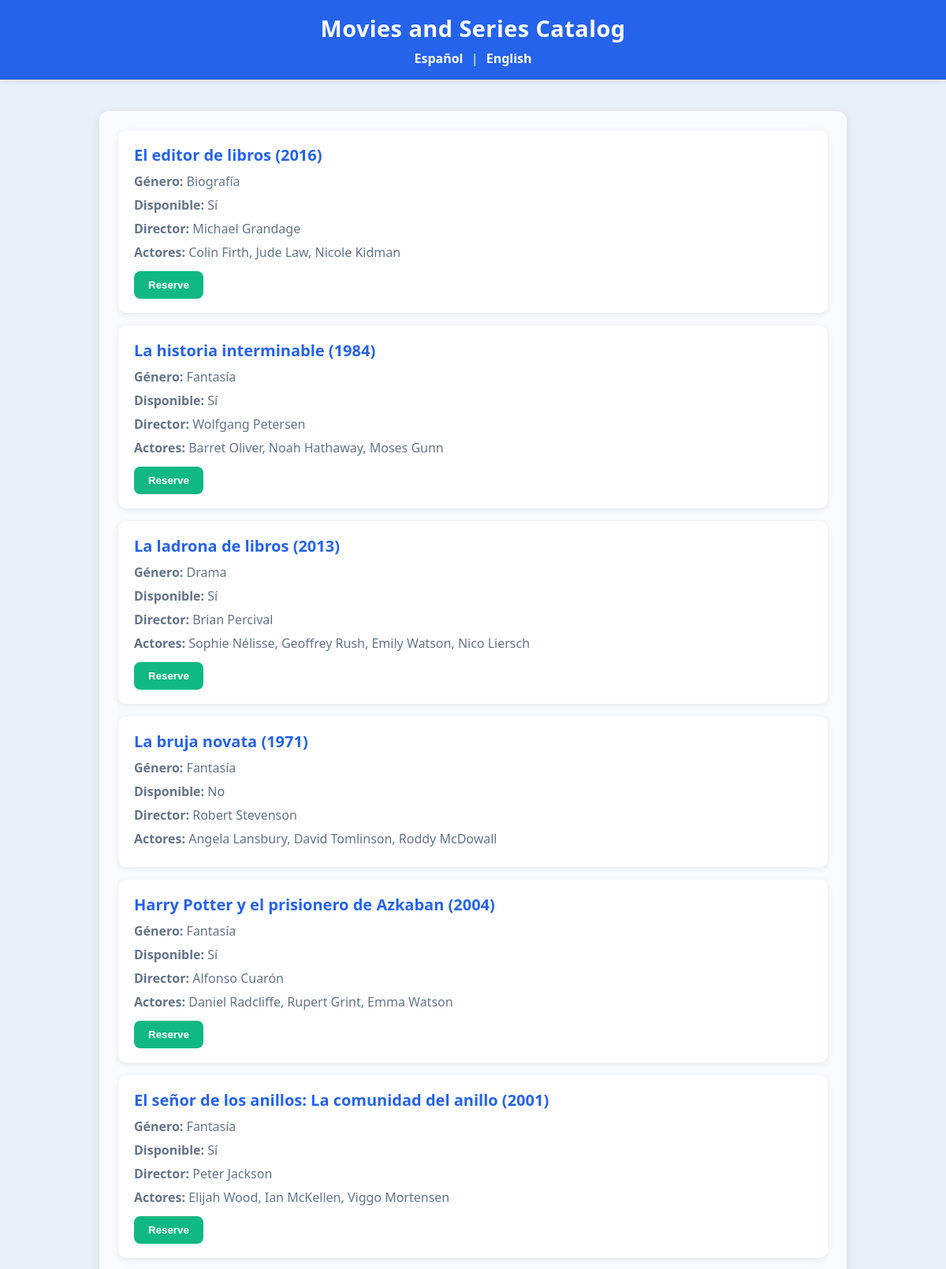
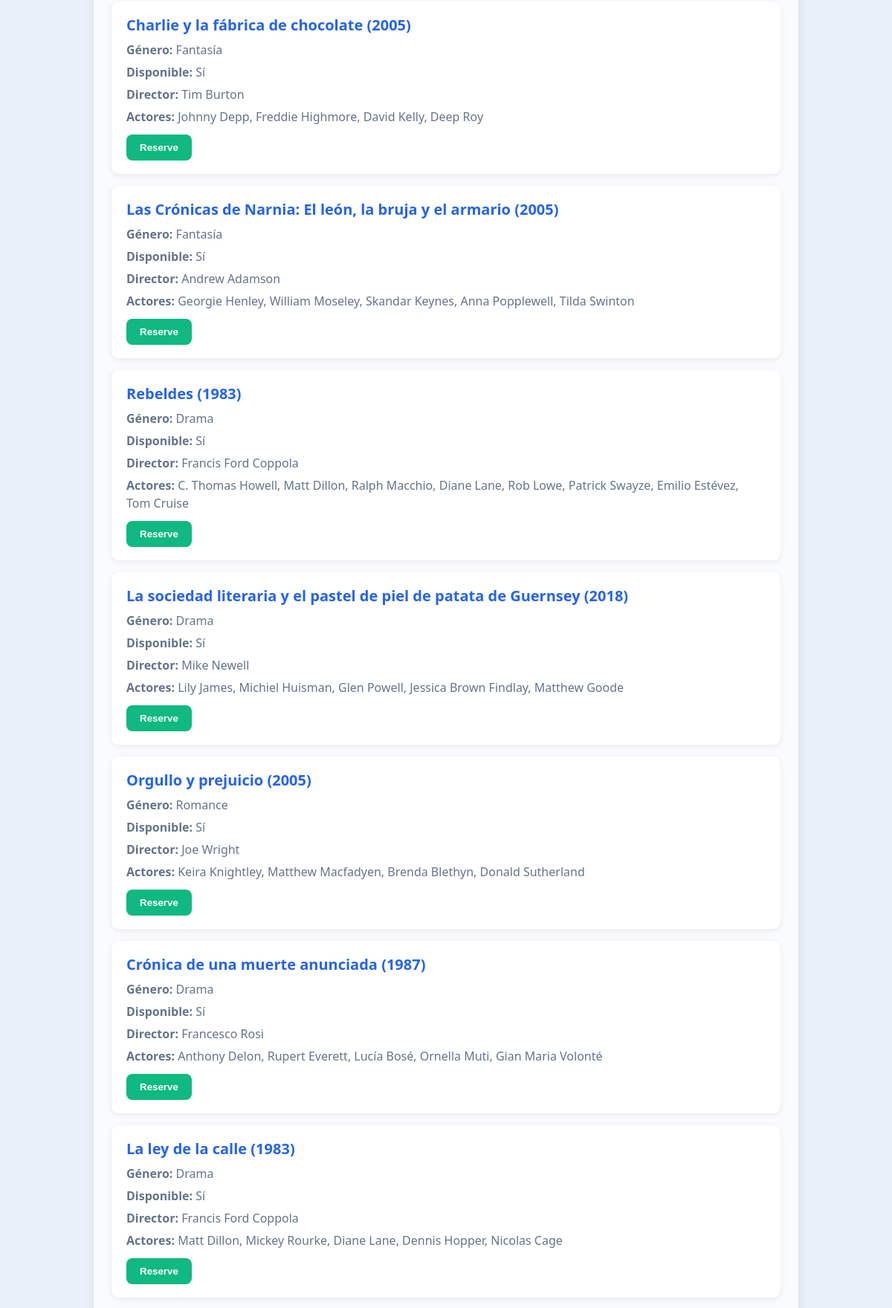
The page /peliculas_final/catalogo.php?lang=en (signed in, upper part) on the database its author committed (2 pictures, top to bottom).
### tables this page shows
CREATE TABLE `peliculas` (
  `ID` int(11) NOT NULL,
  `Titulo` varchar(255) NOT NULL,
  `AÑO_ESTRENO` date NOT NULL,
  `DIRECTOR` varchar(255) NOT NULL,
  `ACTORES` varchar(255) NOT NULL,
  `GENERO` varchar(255) NOT NULL,
  `TIPO_ADAPTACION` varchar(255) NOT NULL,
  `ADAPTACION_ID` int(11) DEFAULT NULL,
  `DISPONIBLE` tinyint(1) DEFAULT 1
);

### peliculas_final/obtener_peliculas.php (called while the page is built)
<?php
function obtenerPeliculas($conexion) {
    $sql = "SELECT * FROM Peliculas";
    $resultado = $conexion->query($sql);
    $peliculas = [];
    if ($resultado) {
        while ($fila = $resultado->fetch_assoc()) {
            $peliculas[] = $fila;
        }
    }
    return $peliculas;
}
?>

### peliculas_final/catalogo.php (the view, shortened to what this page needs)
<?php
include "internacionalizacion.php";
include "conexion_db.php";
include "obtener_peliculas.php";
$producto_tipo = $_SESSION['producto_tipo'] ?? "pelicula";
$genero_filtro = $_SESSION['genero'] ?? "";
$anio_filtro = $_SESSION['anio'] ?? "";
$director_filtro = $_SESSION['director'] ?? "";
$titulo_filtro = $_SESSION['titulo'] ?? "";
class Producto {
    public $titulo;
    public $genero;
    public $anio;
    public $disponible;
    public function __construct($titulo, $genero, $anio, $disponible, $id = null) {
        $this->titulo = $titulo;
        $this->genero = $genero;
        $this->anio = $anio;
        $this->disponible = $disponible;
    }
    public function mostrarInfo() {
        return "<h2>" . $this->titulo . " (" . $this->anio . ")</h2>
                <p><strong>Género:</strong> " . $this->genero . "</p>
                <p><strong>Disponible:</strong> " . ($this->disponible ? "Sí" : "No") . "</p>";
    }
}
class pelicula extends Producto {
    public $director;
    public $actores;
    public function __construct($titulo, $director, $actores, $anio, $genero, $disponible, $id = null){
        $this->director = $director;
        $this->actores = $actores;
    }
    public function mostrarInfo(){
        return Producto::mostrarInfo() .
               "<p><strong>Director:</strong> " . $this->director . "</p>" .
               "<p><strong>Actores:</strong> " . $this->actores . "</p>";
    }
}
if (!isset($_SESSION['peliculas_catalogo'])) {
    $datos = obtenerPeliculas($conexion);
}
?>
<!DOCTYPE html>
<html>
<head>
</head>
<body>
<header>
    <h1><?php
    if($producto_tipo === "libro"){
        echo $traducciones["tituloCatalogoLibros"];
    } else {
        echo $traducciones["tituloCatalogoPeliculasYseries"];
    }
    ?></h1>
    <div class="lang-selector">
        <a href="?lang=es">Español</a> |
        <a href="?lang=en">English</a>
    </div>
</header>
<div class="container">
    <?php
        $contador_resultados = 0;
        if ($producto_tipo === "libro") {
            foreach ($_SESSION['libros_catalogo'] ?? [] as $libro) {
                if (($genero_filtro === "" || $libro->genero === $genero_filtro) &&
                    ($anio_filtro === "" || $libro->anio == $anio_filtro) &&
                    ($director_filtro === "" || stripos($libro->autor_nombre, $director_filtro) !== false) &&
                    ($titulo_filtro === "" || stripos($libro->titulo, $titulo_filtro) !== false)) {
                    echo "<div class='pelicula'>";
                    echo $libro->mostrarInfo();
                    if ($libro->disponible) {
                        echo "<form action='reservar.php' method='POST' style='margin-top:12px;'>";
                        echo "<input type='hidden' name='producto_id' value='" . $libro->id . "'>";
                        echo "<input type='hidden' name='producto_tipo' value='libro'>";
                        echo "<input type='submit' value='Reservar' style='background:#10b981; color:#fff; padding:10px 18px; border:none; border-radius:8px; cursor:pointer; font-weight:600;'>";
                        echo "</form>";
                    }
                    echo "</div>";
                    $contador_resultados++;
                }
            }
        }
        else {
            foreach ($_SESSION['peliculas_catalogo'] ?? [] as $pelicula) {
                $es_tipo_correcto = true;
                if ($producto_tipo === "pelicula" && $pelicula instanceof serie) {
                    $es_tipo_correcto = false;
                }
                elseif ($producto_tipo === "serie" && !($pelicula instanceof serie)) {
                    $es_tipo_correcto = false;
                }
                if ($es_tipo_correcto &&
                    ($genero_filtro === "" || $pelicula->genero === $genero_filtro) &&
                    ($anio_filtro === "" || $pelicula->anio == $anio_filtro) &&
                    ($director_filtro === "" || stripos($pelicula->director, $director_filtro) !== false) &&
                    ($titulo_filtro === "" || stripos($pelicula->titulo, $titulo_filtro) !== false)) {
                    echo "<div class='pelicula'>";
                    echo $pelicula->mostrarInfo();
                    if ($pelicula->disponible) {
                        echo "<form action='reservar.php' method='POST' style='margin-top:12px;'>";
                        echo "<input type='submit' value='". $traducciones["reservar"]."' style='background:#10b981; color:#fff; padding:10px 18px; border:none; border-radius:8px; cursor:pointer; font-weight:600;'>";
                        echo "</form>";
                    }
                    echo "</div>";
                }
            }
        }
    ?>
</div>
</body>
</html>

### peliculas_final/catalogo.php (style rules this page uses)
:root { --bg: #e8f0fa; --card: #ffffff; --text: #1e293b; --muted: #64748b; --accent: #2563eb; --accent-hover: #1d4ed8; --shadow: rgba(0, 0, 0, 0.08); }
body { margin: 0; font-family: "Segoe UI", Roboto, Helvetica, Arial, sans-serif; background: var(--bg); color: var(--text); padding: 0; }
header { background: var(--accent); color: #fff; padding: 16px 0; text-align: center; box-shadow: 0 2px 8px var(--shadow); }
header h1 { margin: 0; font-size: 1.8rem; letter-spacing: 0.5px; }
.lang-selector { margin-top: 8px; }
.lang-selector a { color: #fff; text-decoration: none; margin: 0 6px; font-weight: 600; transition: opacity 0.2s; }
.container { max-width: 900px; margin: 40px auto; background: #f9fbff; border-radius: 12px; padding: 24px; box-shadow: 0 4px 14px var(--shadow); }
.pelicula { background: var(--card); border-radius: 10px; padding: 18px 20px; box-shadow: 0 2px 8px var(--shadow); margin-bottom: 16px; transition: transform 0.2s, box-shadow 0.2s; }
h2 { margin: 0 0 8px 0; font-size: 1.25rem; color: var(--accent); }
p { margin: 6px 0; color: var(--muted); line-height: 1.5; }
a.boton, input[type="submit"] { display: inline-block; background: var(--accent); color: #fff; text-decoration: none; padding: 10px 18px; border-radius: 8px; font-weight: 600; transition: background 0.2s, transform 0.2s; border: none; cursor: pointer; }

### rows shown on the page
peliculas: Titulo "El editor de libros", AÑO_ESTRENO "2016", GENERO "Biografía", DISPONIBLE "Sí", DIRECTOR "Michael Grandage", ACTORES "Colin Firth, Jude Law, Nicole Kidman"
peliculas: Titulo "La historia interminable", AÑO_ESTRENO "1984", GENERO "Fantasía", DISPONIBLE "Sí", DIRECTOR "Wolfgang Petersen", ACTORES "Barret Oliver, Noah Hathaway, Moses Gunn"
peliculas: Titulo "La ladrona de libros", AÑO_ESTRENO "2013", GENERO "Drama", DISPONIBLE "Sí", DIRECTOR "Brian Percival", ACTORES "Sophie Nélisse, Geoffrey Rush, Emily Watson, Nico Liersch"
peliculas: Titulo "La bruja novata", AÑO_ESTRENO "1971", GENERO "Fantasía", DISPONIBLE "No", DIRECTOR "Robert Stevenson", ACTORES "Angela Lansbury, David Tomlinson, Roddy McDowall"
peliculas: Titulo "Harry Potter y el prisionero de Azkaban", AÑO_ESTRENO "2004", GENERO "Fantasía", DISPONIBLE "Sí", DIRECTOR "Alfonso Cuarón", ACTORES "Daniel Radcliffe, Rupert Grint, Emma Watson"
peliculas: Titulo "El señor de los anillos: La comunidad del anillo", AÑO_ESTRENO "2001", GENERO "Fantasía", DISPONIBLE "Sí", DIRECTOR "Peter Jackson", ACTORES "Elijah Wood, Ian McKellen, Viggo Mortensen"
peliculas: Titulo "Charlie y la fábrica de chocolate", AÑO_ESTRENO "2005", GENERO "Fantasía", DISPONIBLE "Sí", DIRECTOR "Tim Burton", ACTORES "Johnny Depp, Freddie Highmore, David Kelly, Deep Roy"
peliculas: Titulo "Las Crónicas de Narnia: El león, la bruja y el armario", AÑO_ESTRENO "2005", GENERO "Fantasía", DISPONIBLE "Sí", DIRECTOR "Andrew Adamson", ACTORES "Georgie Henley, William Moseley, Skandar Keynes, Anna Popplewell, Tilda Swinton"
peliculas: Titulo "Rebeldes", AÑO_ESTRENO "1983", GENERO "Drama", DISPONIBLE "Sí", DIRECTOR "Francis Ford Coppola", ACTORES "C. Thomas Howell, Matt Dillon, Ralph Macchio, Diane Lane, Rob Lowe, Patrick Swayze, Emilio Estévez, Tom Cruise"
peliculas: Titulo "La sociedad literaria y el pastel de piel de patata de Guernsey", AÑO_ESTRENO "2018", GENERO "Drama", DISPONIBLE "Sí", DIRECTOR "Mike Newell", ACTORES "Lily James, Michiel Huisman, Glen Powell, Jessica Brown Findlay, Matthew Goode"
peliculas: Titulo "Orgullo y prejuicio", AÑO_ESTRENO "2005", GENERO "Romance", DISPONIBLE "Sí", DIRECTOR "Joe Wright", ACTORES "Keira Knightley, Matthew Macfadyen, Brenda Blethyn, Donald Sutherland"
peliculas: Titulo "Crónica de una muerte anunciada", AÑO_ESTRENO "1987", GENERO "Drama", DISPONIBLE "Sí", DIRECTOR "Francesco Rosi", ACTORES "Anthony Delon, Rupert Everett, Lucía Bosé, Ornella Muti, Gian Maria Volonté"
peliculas: Titulo "La ley de la calle", AÑO_ESTRENO "1983", GENERO "Drama", DISPONIBLE "Sí", DIRECTOR "Francis Ford Coppola", ACTORES "Matt Dillon, Mickey Rourke, Diane Lane, Dennis Hopper, Nicolas Cage"

### other values the page prints
$traducciones["tituloCatalogoPeliculasYseries"] "Movies and Series Catalog"
